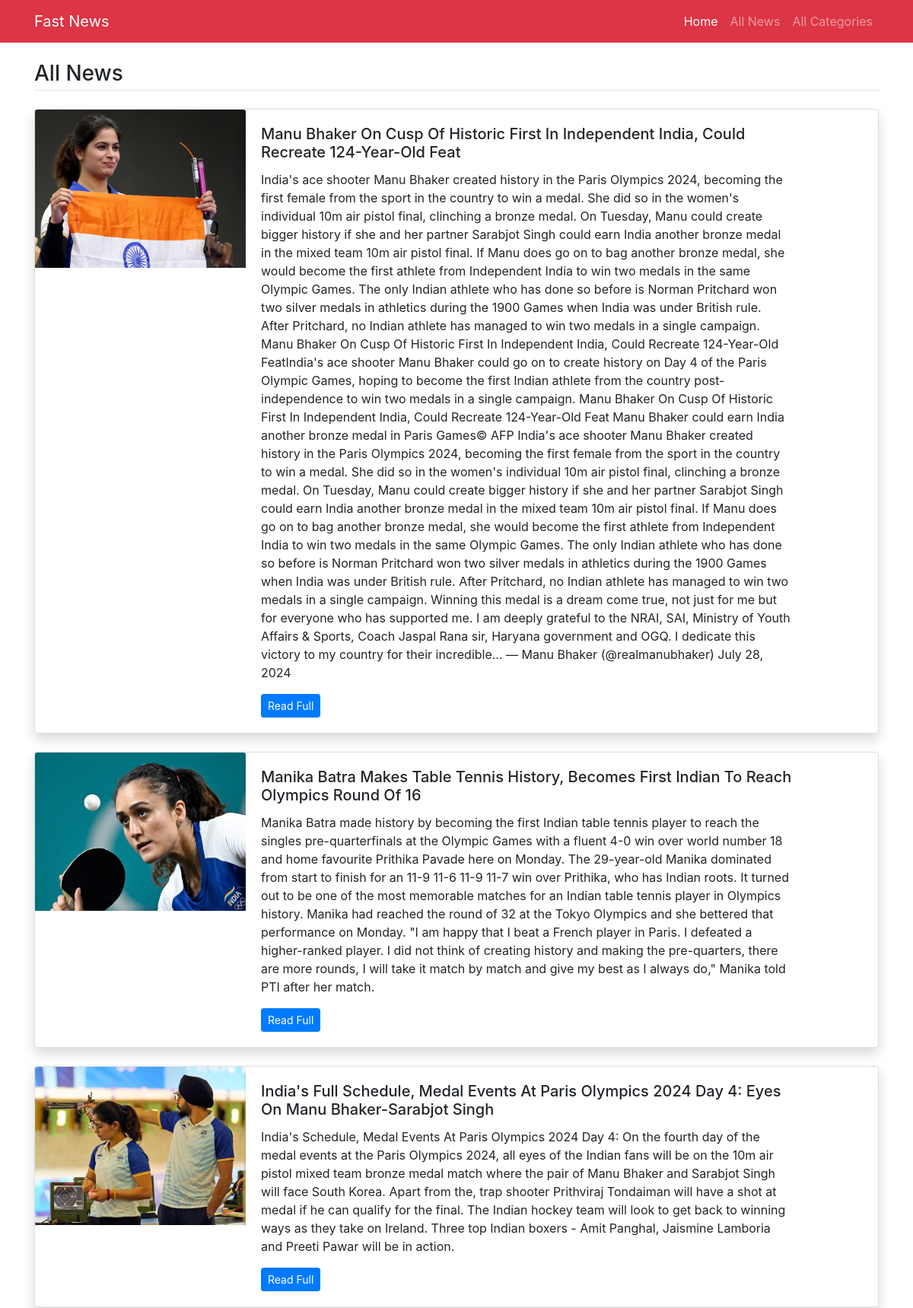
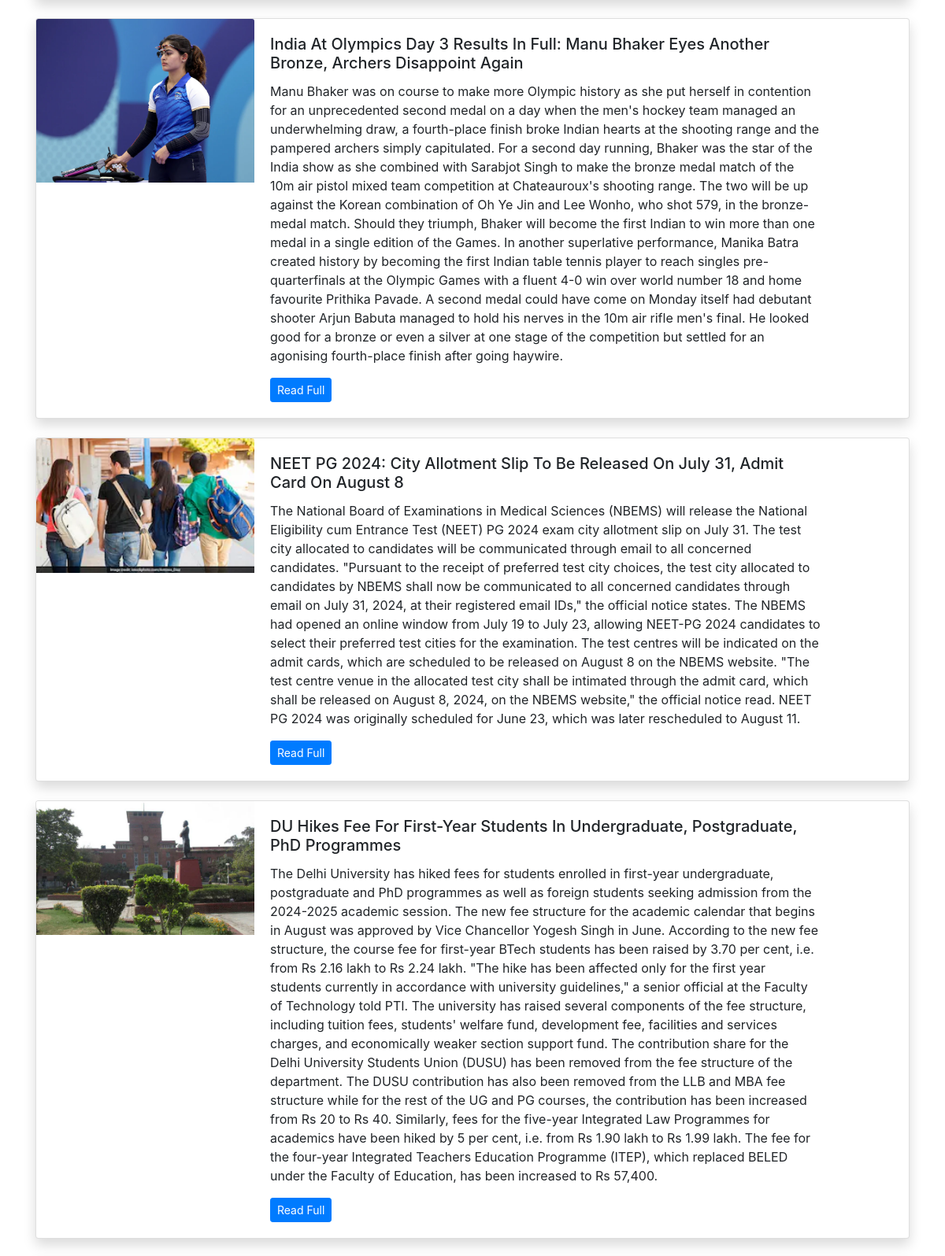
The app's page /all-news (upper part) with its own data (2 pictures, top to bottom).
### news/main/models.py (models this page shows, shortened)
class News(models.Model):
    category=models.ForeignKey(Category,on_delete=models.CASCADE)
    title=models.CharField(max_length=300)
    image=models.ImageField(upload_to='imgs/')
    detail=models.TextField()
    add_time=models.DateTimeField(auto_now_add=True)
    class Meta:
        verbose_name_plural='News'

### news/main/views.py (the view)
# urls.py: path('all-news',views.all_news,name='all-news'),
def all_news(request):
    all_news=News.objects.all()
    return render(request,'all-news.html',{
        'all_news':all_news
    })

### news/main/templates/all-news.html
{% extends 'base.html' %}
{% block content %}
<main class="container mt-3 mb-5">
	<h3 class="border-bottom pb-1 my-4">All News</h3>
    {% for news in all_news %}
	<div class="card mb-4 shadow">
	  <div class="row no-gutters">
	    <div class="col-md-3">
            <img src="/media/{{news.image}}" class="card-img-top" alt="{{news.title}}">
	    </div>
	    <div class="col-md-8">
	      <div class="card-body">
	        <h5 class="card-title">{{news.title}}</h5>
	        <p class="card-text">{{news.detail}}</p>
	        <p class="card-text"><a href="/detail/{{news.id}}" class="btn btn-sm btn-primary">Read Full</a></p>
	      </div>
	    </div>
	  </div>
    </div>
    {% endfor %}
</main>
{% endblock %}h

### records on screen
News: image (picture), title "Manu Bhaker On Cusp Of Historic First In Independent India, Could Recreate 124-Year-Old Feat", detail "India's ace shooter Manu Bhaker created history in the Paris Olympics 2024, becoming the first female from the sport in the country to win a medal. She did so in the women's individual 10m air pistol final, clinching a bronze medal. On Tuesday, Manu could create bigger history if she and her partner Sarabjot Singh could earn India another bronze medal in the mixed team 10m air pistol final. If Manu does go on to bag another bronze medal, she would become the first athlete from Independent India to win two medals in the same Olympic Games. The only Indian athlete who has done so before is Norman Pritchard won two silver medals in athletics during the 1900 Games when India was under British…"
News: image (picture), title "Manika Batra Makes Table Tennis History, Becomes First Indian To Reach Olympics Round Of 16", detail "Manika Batra made history by becoming the first Indian table tennis player to reach the singles pre-quarterfinals at the Olympic Games with a fluent 4-0 win over world number 18 and home favourite Prithika Pavade here on Monday. The 29-year-old Manika dominated from start to finish for an 11-9 11-6 11-9 11-7 win over Prithika, who has Indian roots. It turned out to be one of the most memorable matches for an Indian table tennis player in Olympics history. Manika had reached the round of 32 at the Tokyo Olympics and she bettered that performance on Monday. \"I am happy that I beat a French player in Paris. I defeated a higher-ranked player. I did not think of creating history and making the…"
News: image (picture), title "India's Full Schedule, Medal Events At Paris Olympics 2024 Day 4: Eyes On Manu Bhaker-Sarabjot Singh", detail "India's Schedule, Medal Events At Paris Olympics 2024 Day 4: On the fourth day of the medal events at the Paris Olympics 2024, all eyes of the Indian fans will be on the 10m air pistol mixed team bronze medal match where the pair of Manu Bhaker and Sarabjot Singh will face South Korea. Apart from the, trap shooter Prithviraj Tondaiman will have a shot at medal if he can qualify for the final. The Indian hockey team will look to get back to winning ways as they take on Ireland. Three top Indian boxers - Amit Panghal, Jaismine Lamboria and Preeti Pawar will be in action."
News: image (picture), title "India At Olympics Day 3 Results In Full: Manu Bhaker Eyes Another Bronze, Archers Disappoint Again", detail "Manu Bhaker was on course to make more Olympic history as she put herself in contention for an unprecedented second medal on a day when the men's hockey team managed an underwhelming draw, a fourth-place finish broke Indian hearts at the shooting range and the pampered archers simply capitulated. For a second day running, Bhaker was the star of the India show as she combined with Sarabjot Singh to make the bronze medal match of the 10m air pistol mixed team competition at Chateauroux's shooting range. The two will be up against the Korean combination of Oh Ye Jin and Lee Wonho, who shot 579, in the bronze-medal match. Should they triumph, Bhaker will become the first Indian to win more than…"
News: image (picture), title "NEET PG 2024: City Allotment Slip To Be Released On July 31, Admit Card On August 8", detail "The National Board of Examinations in Medical Sciences (NBEMS) will release the National Eligibility cum Entrance Test (NEET) PG 2024 exam city allotment slip on July 31. The test city allocated to candidates will be communicated through email to all concerned candidates. \"Pursuant to the receipt of preferred test city choices, the test city allocated to candidates by NBEMS shall now be communicated to all concerned candidates through email on July 31, 2024, at their registered email IDs,\" the official notice states. The NBEMS had opened an online window from July 19 to July 23, allowing NEET-PG 2024 candidates to select their preferred test cities for the examination. The test centres will…"
News: image (picture), title "DU Hikes Fee For First-Year Students In Undergraduate, Postgraduate, PhD Programmes", detail "The Delhi University has hiked fees for students enrolled in first-year undergraduate, postgraduate and PhD programmes as well as foreign students seeking admission from the 2024-2025 academic session. The new fee structure for the academic calendar that begins in August was approved by Vice Chancellor Yogesh Singh in June. According to the new fee structure, the course fee for first-year BTech students has been raised by 3.70 per cent, i.e. from Rs 2.16 lakh to Rs 2.24 lakh. \"The hike has been affected only for the first year students currently in accordance with university guidelines,\" a senior official at the Faculty of Technology told PTI. The university has raised several components of…"
